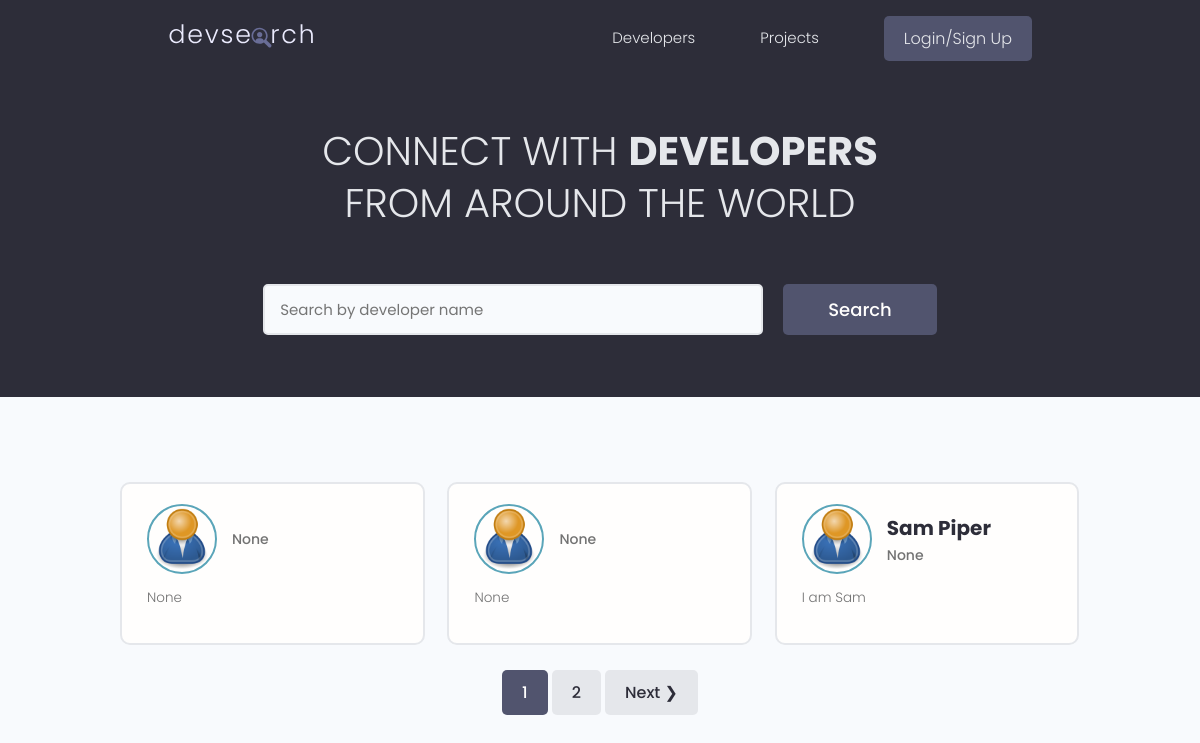
The page / on the database its author committed.
### users/models.py (models this page shows, shortened)
class Profile(models.Model):
    user= models.OneToOneField(User, on_delete=models.CASCADE, null=True, blank=True)
    name= models.CharField(max_length=200, blank=True, null=True)
    email= models.EmailField(max_length=500, blank=True, null=True)
    username= models.CharField(max_length=200, blank=True, null=True)
    location= models.CharField(max_length=200, blank=True, null=True)
    short_intro=models.CharField(max_length=200, blank=True, null=True)
    bio=models.TextField(blank=True, null=True)
    profile_image=models.ImageField(null=True, blank=True, upload_to= 'profiles/', default='profiles/user-default.png')
    social_github= models.CharField(max_length=200, blank=True, null=True)
    social_twitter= models.CharField(max_length=200, blank=True, null=True)
    social_linkedin= models.CharField(max_length=200, blank=True, null=True)
    social_youtube= models.CharField(max_length=200, blank=True, null=True)
    social_website= models.CharField(max_length=200, blank=True, null=True)
    created= models.DateTimeField(auto_now_add=True)
    id= models.UUIDField(default=uuid.uuid4, unique=True, primary_key=True, editable=False)

### users/views.py (the view)
# urls.py: path('', views.profiles, name='profiles'),
def profiles(request):
    profiles, search_query= searchProfiles(request)
    custom_range, profiles= paginateProfiles(request, profiles, 3)
    context={'profiles': profiles, 'search_query':search_query, 'custom_range': custom_range}
    return render(request, 'users/profiles.html', context)

### users/utils.py (called while the page is built)
def paginateProfiles(request, profiles, results):
    page= request.GET.get('page')
    paginator= Paginator(profiles, results)
    try:
        profiles= paginator.page(page)
    except PageNotAnInteger:
        page=1
        profiles= paginator.page(page)
    except EmptyPage:
        page=paginator.num_pages
        profiles= paginator.page(page)
    leftIndex=(int(page)-4)
    if leftIndex<1:
        leftIndex=1
    rightIndex= (int(page) + 5)
    if rightIndex > paginator.num_pages:
        rightIndex = paginator.num_pages + 1
    custom_range=range(leftIndex, rightIndex)
    return custom_range, profiles

def searchProfiles(request):
    search_query=''
    if request.GET.get('search_query'):
        search_query = request.GET.get('search_query')
    skills= Skill.objects.filter(name__icontains=search_query)
    profiles= Profile.objects.distinct().filter(
        Q(name__icontains=search_query) |
        Q(short_intro__icontains=search_query) |
        Q(skill__in=skills)
        )
    return profiles, search_query

### users/templates/users/profiles.html (shortened to what this page needs)
{% extends 'main.html' %}
{% block content %}
  <main class="home">
    <section class="hero-section text-center">
      <div class="container container--narrow">
        <div class="hero-section__box">
          <h2>CONNECT WITH <span>DEVELOPERS</span></h2>
          <h2>FROM AROUND THE WORLD</h2>
        </div>
        <div class="hero-section__search">
          <form id='searchForm' class="form" action="{% url 'profiles' %}" method="get">
            <div class="form__field">
              <input class="input input--text" id="formInput#search" type="text" name="search_query"
              value="{{search_query}}"  placeholder="Search by developer name" />
            </div>
            <input class="btn btn--sub btn--lg" type="submit" value="Search" />
          </form>
        </div>
      </div>
    </section>
    <section class="devlist">
      <div class="container">
        <div class="grid grid--three">
            {% for profile in profiles %}
          <div class="column card">
            <div class="dev">
              <a href="{% url 'user-profile' profile.id %}" class="card__body">
                <div class="dev__profile">
                  <img class="avatar avatar--md" src="{{ profile.profile_image.url }}" >
                  <div class="dev__meta">
                    <h3>{{profile.name}}</h3>
                    <h5>{{profile.short_intro|slice:"150"}}</h5>
                  </div>
                </div>
                <p class="dev__info">
                 {{profile.bio|slice:"150"}} </p>
              </a>
            </div>
          </div>
          {% endfor %}
        </div>
      </div>
    </section>
    {% include 'pagination.html' with queryset=profiles custom_range=custom_range %}
  </main>
{% endblock content %}

### static/styles/app.css (style rules this page uses)
:root { --color-sub: #2d2d39; }
.btn--sub { background-color: var(--color-sub-light); }
.card { border: 2px solid var(--color-light); }
img { width: 100%; }
.hero-section { height: 40vh; display: flex; align-items: center; background-color: var(--color-sub); }
.hero-section__box { margin-bottom: 4rem; }
.hero-section__box > h2, .hero-section__box > h2 > span { font-size: 4rem; color: var(--color-light); line-height: 1.3; text-transform: uppercase; }
.hero-section__box > h2 { font-weight: 300; }
.hero-section__box > h2 > span { font-weight: 700; }
.hero-section__search > .form { display: flex; align-items: center; justify-content: center; gap: 2rem; }
.hero-section__search > .form input.input--text { width: 50rem; }
.devlist { margin-top: 8rem; }
.devlist .grid { align-items: stretch; }
.devlist .dev .dev__profile { display: flex; align-items: center; gap: 1.5rem; }
.devlist .dev .dev__meta h3 { color: var(--color-sub); font-size: 2rem; font-weight: 700; }
.devlist .dev .dev__meta h5 { color: var(--color-text); font-size: 1.4rem; font-weight: 500; }
.devlist .dev .dev__info { margin: 1.5rem 0; font-size: 1.35rem; line-height: 1.4; text-align: justify; }

### static/uikit/styles/modules/_variables.css (style rules this page uses)
:root { --color-main: #5aa5b9; --color-main-light: #e6faff; --color-sub: #3f4156; --color-sub-light: #51546e; --color-sub-lighter: #ededfd; --color-text: #737373; --color-gray: #8b8b8b; --color-light: #e5e7eb; --color-light-gray: #767676; --color-bg: #f8fafd; --color-white: #fffefd; --color-white-light: #f3f3f3; --color-success: #359e64; --color-success-bg: #def8e8; --color-error: #fc4b0b; --color-error-bg: #fff2ee; --font-base: 'Poppins', arial, helvetica, 'Segoe UI', roboto, ubuntu, sans-serif; --font-monospace: 'Fira Code', 'Courier New', courier, monospace; --font-regular: 300; --font-medium: 500; --font-bold: 700; --generic-shadow: 1px 1px 5px #00000010; --generic-transition: all 0.3s ease-in-out; }

### static/uikit/styles/modules/_base.css (style rules this page uses)
* { margin: 0; padding: 0; box-sizing: border-box; text-rendering: optimizeLegibility; color: inherit; font-size: inherit; }
html { font-size: 50%; }
@media only screen and (min-width: 480px) { html { font-size: 56.25%; } }
@media only screen and (min-width: 1200px) { html { font-size: 62.5%; } }
body { line-height: 1.6; font-weight: 400; font-size: 1.5rem; color: var(--color-text); background-color: var(--color-bg); min-height: 100vh; }

### static/uikit/styles/modules/_typography.css (style rules this page uses)
* { font-family: var(--font-base); }
h2 { font-size: 3.6rem; font-weight: var(--font-bold); }
h3 { font-size: 3.2rem; font-weight: var(--font-medium); }
h5 { font-size: 2.4rem; font-weight: var(--font-medium); }
h5, h6 { font-weight: var(--font-regular); }
p, span, strong { font-size: 1.6rem; color: var(--color-text); font-weight: var(--font-regular); }
a { padding-bottom: 2px; text-decoration: none; display: inline-block; color: var(--color-main); font-weight: var(--font-medium); }

### static/uikit/styles/modules/_utilities.css (style rules this page uses)
.container { width: 92%; max-width: 165rem; margin: 0 auto; box-sizing: border-box; }
.container--narrow { width: 92%; max-width: 120rem; }
@media screen and (min-width: 1000px) { .container { width: 90%; } }
@media screen and (min-width: 1000px) { .container--narrow { width: 85%; } }
@media screen and (min-width: 1200px) { .container { width: 80%; } }
@media screen and (min-width: 1200px) { .container--narrow { width: 72%; } }
.text-center { text-align: center; }

### static/uikit/styles/modules/_avatar.css (style rules this page uses)
.avatar { border-radius: 50%; border: 2px solid var(--color-main); object-fit: cover; }
.avatar--md { height: 7rem; width: 7rem; }

### static/uikit/styles/modules/_button.css (style rules this page uses)
.btn { display: inline-block; position: relative; cursor: pointer; background-color: var(--color-light); font-weight: var(--font-medium); color: var(--color-sub); text-decoration: none; padding: 1rem 2rem; border-radius: 0.5rem; border: none; width: -webkit-fit-content; width: -moz-fit-content; width: fit-content; height: -webkit-fit-content; height: -moz-fit-content; height: fit-content; font-size: 1.6rem; outline-width: 0; outline-color: transparent; -webkit-backface-visibility: hidden; backface-visibility: hidden; transition: all 0.3s ease-in-out; }
.btn--sub { background-color: var(--color-sub); color: var(--color-white); }
.btn--lg { font-size: 1.8rem; padding: 1.2rem 4.5rem; }

### static/uikit/styles/modules/_card.css (style rules this page uses)
.card { border-radius: 1rem; background-color: var(--color-white); border: 1.5px solid var(--color-light); width: auto; height: auto; margin-top: 0.5rem; margin-bottom: 0.5rem; overflow: hidden; }
.card__body, .card__header { padding: 2rem 2.5rem; }

### rows shown on the page
Profile: profile_image (placeholder picture), short_intro "None", bio "None"
Profile: profile_image (placeholder picture), short_intro "None", bio "None"
Profile: profile_image (placeholder picture), name "Sam Piper", short_intro "None", bio "I am Sam"

### other values the page prints
{{ page }} "1"
{{ page }} "2"
